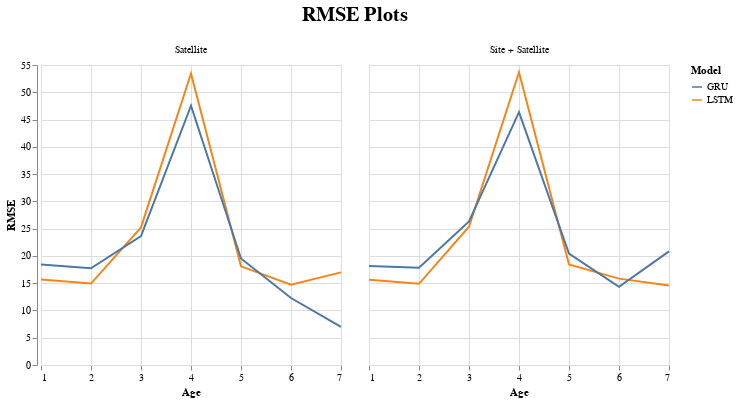

The notebook cell this image was saved under:
### Code cell
plot_rmse(80, ['../results/80/lstm_site.pkl',
               '../results/80/lstm_no_site.pkl',
               '../results/80/gru_site.pkl',
               '../results/80/gru_no_site.pkl'])

### Figure 1 — Vega specification as saved in the notebook (floating-point values rounded to 4 significant figures)
{"$schema": "https://vega.github.io/schema/vega/v5.json", "data": [{"name": "source_0", "values": [{"Age": 1, "F1 Score": 0.151, "F2 Score": 0.154, "Precision": 0.145, "Recall": 0.157, "Accuracy": 0.774, "% Low Survival Rate": 12.8, "% High Survival Rate": 87.2, "RMSE": 15.61, "Number of Records": 3338, "Features": "Site + Satellite", "Model": "LSTM", "__index_level_0__": 0, "column_Features_sort_index": 1.0}, {"Age": 2, "F1 Score": 0.23, "F2 Score": 0.24, "Precision": 0.215, "Recall": 0.248, "Accuracy": 0.649, "% Low Survival Rate": 21.2, "% High Survival Rate": 78.8, "RMSE": 14.89, "Number of Records": 3908, "Features": "Site + Satellite", "Model": "LSTM", "__index_level_0__": 1, "column_Features_sort_index": 1.0}, {"Age": 3, "F1 Score": 0.373, "F2 Score": 0.312, "Precision": 0.55, "Recall": 0.282, "Accuracy": 0.471, "% Low Survival Rate": 55.7, "% High Survival Rate": 44.3, "RMSE": 25.36, "Number of Records": 70, "Features": "Site + Satellite", "Model": "LSTM", "__index_level_0__": 2, "column_Features_sort_index": 1.0}, {"Age": 4, "F1 Score": 0.88, "F2 Score": 0.82, "Precision": 1.0, "Recall": 0.785, "Accuracy": 0.785, "% Low Survival Rate": 100.0, "% High Survival Rate": 0.0, "RMSE": 53.66, "Number of Records": 93, "Features": "Site + Satellite", "Model": "LSTM", "__index_level_0__": 3, "column_Features_sort_index": 1.0}, {"Age": 5, "F1 Score": 0.449, "F2 Score": 0.443, "Precision": 0.46, "Recall": 0.439, "Accuracy": 0.489, "% Low Survival Rate": 47.4, "% High Survival Rate": 52.6, "RMSE": 18.43, "Number of Records": 4650, "Features": "Site + Satellite", "Model": "LSTM", "__index_level_0__": 4, "column_Features_sort_index": 1.0}, {"Age": 6, "F1 Score": 0.812, "F2 Score": 0.783, "Precision": 0.867, "Recall": 0.765, "Accuracy": 0.7, "% Low Survival Rate": 85.0, "% High Survival Rate": 15.0, "RMSE": 15.84, "Number of Records": 20, "Features": "Site + Satellite", "Model": "LSTM", "__index_level_0__": 5, "column_Features_sort_index": 1.0}, {"Age": 7, "F1 Score": 1.0, "F2 Score": 1.0, "Precision": 1.0, "Recall": 1.0, "Accuracy": 1.0, "% Low Survival Rate": 100.0, "% High Survival Rate": 0.0, "RMSE": 14.59, "Number of Records": 6, "Features": "Site + Satellite", "Model": "LSTM", "__index_level_0__": 6, "column_Features_sort_index": 1.0}, {"Age": 1, "F1 Score": 0.13, "F2 Score": 0.133, "Precision": 0.125, "Recall": 0.136, "Accuracy": 0.768, "% Low Survival Rate": 12.8, "% High Survival Rate": 87.2, "RMSE": 15.66, "Number of Records": 3338, "Features": "Satellite", "Model": "LSTM", "__index_level_0__": 0, "column_Features_sort_index": 0.0}, {"Age": 2, "F1 Score": 0.233, "F2 Score": 0.243, "Precision": 0.218, "Recall": 0.25, "Accuracy": 0.651, "% Low Survival Rate": 21.2, "% High Survival Rate": 78.8, "RMSE": 14.93, "Number of Records": 3908, "Features": "Satellite", "Model": "LSTM", "__index_level_0__": 1, "column_Features_sort_index": 0.0}, {"Age": 3, "F1 Score": 0.373, "F2 Score": 0.312, "Precision": 0.55, "Recall": 0.282, "Accuracy": 0.471, "% Low Survival Rate": 55.7, "% High Survival Rate": 44.3, "RMSE": 25.23, "Number of Records": 70, "Features": "Satellite", "Model": "LSTM", "__index_level_0__": 2, "column_Features_sort_index": 0.0}, {"Age": 4, "F1 Score": 0.873, "F2 Score": 0.811, "Precision": 1.0, "Recall": 0.774, "Accuracy": 0.774, "% Low Survival Rate": 100.0, "% High Survival Rate": 0.0, "RMSE": 53.44, "Number of Records": 93, "Features": "Satellite", "Model": "LSTM", "__index_level_0__": 3, "column_Features_sort_index": 0.0}, {"Age": 5, "F1 Score": 0.488, "F2 Score": 0.481, "Precision": 0.499, "Recall": 0.477, "Accuracy": 0.525, "% Low Survival Rate": 47.4, "% High Survival Rate": 52.6, "RMSE": 18.09, "Number of Records": 4650, "Features": "Satellite", "Model": "LSTM", "__index_level_0__": 4, "column_Features_sort_index": 0.0}, {"Age": 6, "F1 Score": 0.812, "F2 Score": 0.783, "Precision": 0.867, "Recall": 0.765, "Accuracy": 0.7, "% Low Survival Rate": 85.0, "% High Survival Rate": 15.0, "RMSE": 14.73, "Number of Records": 20, "Features": "Satellite", "Model": "LSTM", "__index_level_0__": 5, "column_Features_sort_index": 0.0}, {"Age": 7, "F1 Score": 1.0, "F2 Score": 1.0, "Precision": 1.0, "Recall": 1.0, "Accuracy": 1.0, "% Low Survival Rate": 100.0, "% High Survival Rate": 0.0, "RMSE": 16.98, "Number of Records": 6, "Features": "Satellite", "Model": "LSTM", "__index_level_0__": 6, "column_Features_sort_index": 0.0}, {"Age": 1, "F1 Score": 0.185, "F2 Score": 0.233, "Precision": 0.138, "Recall": 0.28, "Accuracy": 0.684, "% Low Survival Rate": 12.8, "% High Survival Rate": 87.2, "RMSE": 18.16, "Number of Records": 3338, "Features": "Site + Satellite", "Model": "GRU", "__index_level_0__": 0, "column_Features_sort_index": 1.0}, {"Age": 2, "F1 Score": 0.281, "F2 Score": 0.348, "Precision": 0.213, "Recall": 0.413, "Accuracy": 0.553, "% Low Survival Rate": 21.2, "% High Survival Rate": 78.8, "RMSE": 17.82, "Number of Records": 3908, "Features": "Site + Satellite", "Model": "GRU", "__index_level_0__": 1, "column_Features_sort_index": 1.0}, {"Age": 3, "F1 Score": 0.635, "F2 Score": 0.668, "Precision": 0.587, "Recall": 0.692, "Accuracy": 0.557, "% Low Survival Rate": 55.7, "% High Survival Rate": 44.3, "RMSE": 26.32, "Number of Records": 70, "Features": "Site + Satellite", "Model": "GRU", "__index_level_0__": 2, "column_Features_sort_index": 1.0}, {"Age": 4, "F1 Score": 0.967, "F2 Score": 0.948, "Precision": 1.0, "Recall": 0.935, "Accuracy": 0.935, "% Low Survival Rate": 100.0, "% High Survival Rate": 0.0, "RMSE": 46.36, "Number of Records": 93, "Features": "Site + Satellite", "Model": "GRU", "__index_level_0__": 3, "column_Features_sort_index": 1.0}, {"Age": 5, "F1 Score": 0.552, "F2 Score": 0.614, "Precision": 0.471, "Recall": 0.665, "Accuracy": 0.488, "% Low Survival Rate": 47.4, "% High Survival Rate": 52.6, "RMSE": 20.44, "Number of Records": 4650, "Features": "Site + Satellite", "Model": "GRU", "__index_level_0__": 4, "column_Features_sort_index": 1.0}, {"Age": 6, "F1 Score": 0.839, "F2 Score": 0.793, "Precision": 0.929, "Recall": 0.765, "Accuracy": 0.75, "% Low Survival Rate": 85.0, "% High Survival Rate": 15.0, "RMSE": 14.35, "Number of Records": 20, "Features": "Site + Satellite", "Model": "GRU", "__index_level_0__": 5, "column_Features_sort_index": 1.0}, {"Age": 7, "F1 Score": 0.909, "F2 Score": 0.862, "Precision": 1.0, "Recall": 0.833, "Accuracy": 0.833, "% Low Survival Rate": 100.0, "% High Survival Rate": 0.0, "RMSE": 20.82, "Number of Records": 6, "Features": "Site + Satellite", "Model": "GRU", "__index_level_0__": 6, "column_Features_sort_index": 1.0}, {"Age": 1, "F1 Score": 0.193, "F2 Score": 0.276, "Precision": 0.129, "Recall": 0.386, "Accuracy": 0.587, "% Low Survival Rate": 12.8, "% High Survival Rate": 87.2, "RMSE": 18.41, "Number of Records": 3338, "Features": "Satellite", "Model": "GRU", "__index_level_0__": 0, "column_Features_sort_index": 0.0}, {"Age": 2, "F1 Score": 0.297, "F2 Score": 0.392, "Precision": 0.212, "Recall": 0.498, "Accuracy": 0.502, "% Low Survival Rate": 21.2, "% High Survival Rate": 78.8, "RMSE": 17.74, "Number of Records": 3908, "Features": "Satellite", "Model": "GRU", "__index_level_0__": 1, "column_Features_sort_index": 0.0}, {"Age": 3, "F1 Score": 0.68, "F2 Score": 0.795, "Precision": 0.547, "Recall": 0.897, "Accuracy": 0.529, "% Low Survival Rate": 55.7, "% High Survival Rate": 44.3, "RMSE": 23.63, "Number of Records": 70, "Features": "Satellite", "Model": "GRU", "__index_level_0__": 2, "column_Features_sort_index": 0.0}, {"Age": 4, "F1 Score": 0.978, "F2 Score": 0.965, "Precision": 1.0, "Recall": 0.957, "Accuracy": 0.957, "% Low Survival Rate": 100.0, "% High Survival Rate": 0.0, "RMSE": 47.53, "Number of Records": 93, "Features": "Satellite", "Model": "GRU", "__index_level_0__": 3, "column_Features_sort_index": 0.0}, {"Age": 5, "F1 Score": 0.544, "F2 Score": 0.597, "Precision": 0.473, "Recall": 0.639, "Accuracy": 0.491, "% Low Survival Rate": 47.4, "% High Survival Rate": 52.6, "RMSE": 19.53, "Number of Records": 4650, "Features": "Satellite", "Model": "GRU", "__index_level_0__": 4, "column_Features_sort_index": 0.0}, {"Age": 6, "F1 Score": 0.8, "F2 Score": 0.741, "Precision": 0.923, "Recall": 0.706, "Accuracy": 0.7, "% Low Survival Rate": 85.0, "% High Survival Rate": 15.0, "RMSE": 12.28, "Number of Records": 20, "Features": "Satellite", "Model": "GRU", "__index_level_0__": 5, "column_Features_sort_index": 0.0}, {"Age": 7, "F1 Score": 0.8, "F2 Score": 0.714, "Precision": 1.0, "Recall": 0.667, "Accuracy": 0.667, "% Low Survival Rate": 100.0, "% High Survival Rate": 0.0, "RMSE": 6.977, "Number of Records": 6, "Features": "Satellite", "Model": "GRU", "__index_level_0__": 6, "column_Features_sort_index": 0.0}]}, {"name": "column_domain", "values": [{"Features": "Site + Satellite", "column_Features_sort_index": 1.0}, {"Features": "Satellite", "column_Features_sort_index": 0.0}]}, {"name": "source_0_x_domain_Age", "values": [{"min": 1, "max": 7}]}, {"name": "source_0_y_domain_RMSE", "values": [{"min": 6.977, "max": 53.66}]}, {"name": "source_0_color_domain_Model", "values": [{"Model": "LSTM"}, {"Model": "GRU"}]}], "signals": [{"name": "child_width", "value": 300}, {"name": "child_height", "value": 300}], "marks": [{"type": "group", "name": "column-title", "title": {"text": "RMSE Plots", "fontSize": 20, "style": "guide-title", "offset": 10}, "role": "column-title"}, {"type": "group", "name": "row_header", "encode": {"update": {"height": {"signal": "child_height"}}}, "axes": [{"scale": "y", "zindex": 0, "title": "RMSE", "grid": false, "orient": "left", "labelOverlap": true, "tickCount": {"signal": "ceil(child_height/40)"}}], "role": "row-header"}, {"type": "group", "name": "column_header", "from": {"data": "column_domain"}, "sort": {"field": "datum[\"column_Features_sort_index\"]", "order": "ascending"}, "encode": {"update": {"width": {"signal": "child_width"}}}, "title": {"text": {"signal": "isValid(parent[\"Features\"]) ? parent[\"Features\"] : \"\"+parent[\"Features\"]"}, "offset": 10, "style": "guide-label", "frame": "group"}, "role": "column-header"}, {"type": "group", "name": "column_footer", "from": {"data": "column_domain"}, "sort": {"field": "datum[\"column_Features_sort_index\"]", "order": "ascending"}, "encode": {"update": {"width": {"signal": "child_width"}}}, "axes": [{"scale": "x", "orient": "bottom", "grid": false, "labelFlush": true, "labelOverlap": true, "tickCount": {"signal": "ceil(child_width/40)"}, "title": "Age", "zindex": 0}], "role": "column-footer"}, {"type": "group", "name": "cell", "from": {"facet": {"data": "source_0", "name": "facet", "groupby": ["Features"], "aggregate": {"fields": ["column_Features_sort_index"], "ops": ["max"], "as": ["column_Features_sort_index"]}}}, "sort": {"field": ["datum[\"column_Features_sort_index\"]"], "order": ["ascending"]}, "encode": {"update": {"width": {"signal": "child_width"}, "height": {"signal": "child_height"}}}, "marks": [{"type": "group", "name": "child_pathgroup", "from": {"facet": {"data": "facet", "name": "faceted_path_child_main", "groupby": ["Model"]}}, "encode": {"update": {"height": {"field": {"signal": null, "datum": null, "group": "height", "parent": null}}, "width": {"field": {"signal": null, "datum": null, "group": "width", "parent": null}}}}, "marks": [{"type": "line", "name": "child_marks", "from": {"data": "faceted_path_child_main"}, "sort": {"field": "x"}, "encode": {"update": {"x": {"field": "Age", "scale": "x"}, "stroke": {"field": "Model", "scale": "color"}, "defined": {"signal": "isValid(datum[\"Age\"]) && isFinite(+datum[\"Age\"]) && isValid(datum[\"RMSE\"]) && isFinite(+datum[\"RMSE\"])"}, "y": {"field": "RMSE", "scale": "y"}}}, "style": ["line"]}]}], "axes": [{"scale": "x", "labels": false, "tickCount": {"signal": "ceil(child_width/40)"}, "domain": false, "gridScale": "y", "aria": false, "orient": "bottom", "grid": true, "minExtent": 0, "maxExtent": 0, "ticks": false, "zindex": 0}, {"scale": "y", "domain": false, "aria": false, "gridScale": "x", "labels": false, "tickCount": {"signal": "ceil(child_height/40)"}, "grid": true, "orient": "left", "minExtent": 0, "maxExtent": 0, "ticks": false, "zindex": 0}], "style": "cell"}], "scales": [{"name": "x", "type": "linear", "domain": [{"signal": "(data(\"source_0_x_domain_Age\")[0] || {}).min"}, {"signal": "(data(\"source_0_x_domain_Age\")[0] || {}).max"}], "range": [0, {"signal": "child_width"}], "zero": false, "nice": true}, {"name": "y", "type": "linear", "domain": [{"signal": "(data(\"source_0_y_domain_RMSE\")[0] || {}).min"}, {"signal": "(data(\"source_0_y_domain_RMSE\")[0] || {}).max"}], "range": [{"signal": "child_height"}, 0], "nice": true, "zero": true}, {"name": "color", "type": "ordinal", "domain": {"data": "source_0_color_domain_Model", "field": "Model", "sort": true}, "range": "category"}], "background": "white", "padding": 5, "legends": [{"stroke": "color", "symbolType": "stroke", "title": "Model"}], "config": {"style": {"cell": {"strokeWidth": 0}}}, "layout": {"padding": 20, "offset": {"columnTitle": 10}, "columns": {"signal": "length(data('column_domain'))"}, "bounds": "full", "align": "all"}}
